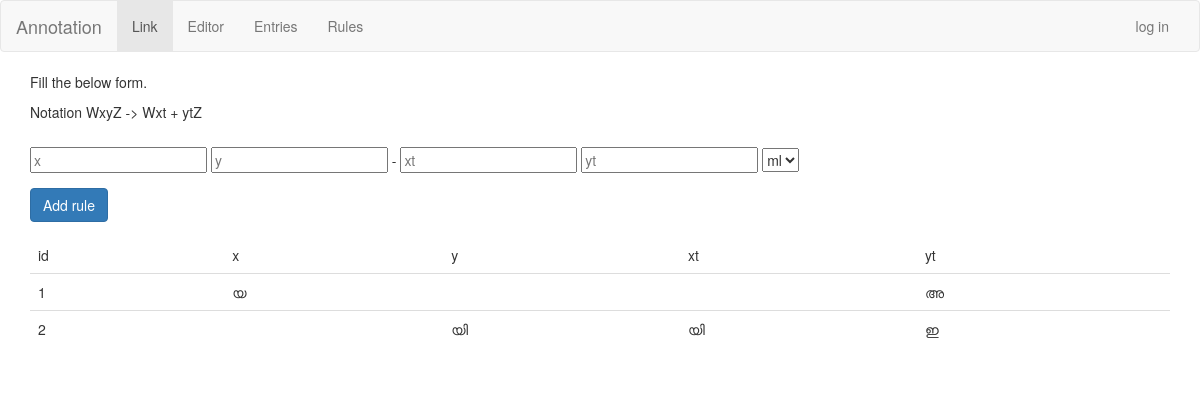
/rules, run on an earlier commit of the app's database.
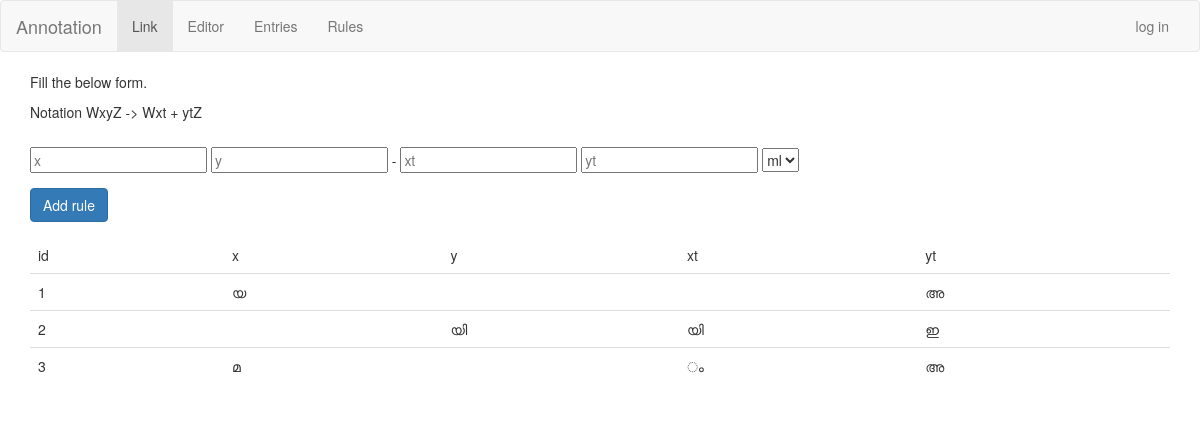
And on a later commit of the database.
### tables this page shows
CREATE TABLE rules (
    id integer primary key autoincrement,
    x string not null,
    y string not null,
    xt string not null,
    yt string not null,
    lang string not null
);

### annotation.py (the view)
@app.route('/rules', methods=['GET'])
def rule_editor():
    cursor = g.db.execute('SELECT * from rules');
    rules = [dict(rid=row[0],
        x=row[1], y = row[2], xt=row[3], yt=row[4], lang=row[5]) for row in cursor.fetchall()]
    return render_template('rule_editor.html', rules=rules)

### annotation.py (called while the page is built)
def connect_db():
    return sqlite3.connect(app.config['DATABASE'])

@app.before_request
def before_request():
    g.db = connect_db()

@app.teardown_request
def teardown_request(exception):
    db = getattr(g, 'db', None)
    if db is not None:
        db.close()

### templates/rule_editor.html
{% extends "layout.html" %}
{% block body %}
<form method="POST" action="/rules">
    <fieldset class="form-group">
        <p>Fill the below form.</p>
        <p>Notation WxyZ -> Wxt + ytZ </p>
    </fieldset>
    <fieldset class="form-group">
        <input type="text" name="x" placeholder="x" ></input>
        <input type="text" name="y" placeholder="y" ></input>
        -
        <input type="text" name="xt" placeholder="xt"></input>
        <input type="text" name="yt" placeholder="yt"></input>
        <select name="lang">
            <option>ml</option>
        </select>
    </fieldset>
    <fieldset class="form-group">
        <button class="btn btn-primary">Add rule</button>
    </fieldset>
</form>
<div class="row">
    <div class="col-md-12 col xs-12">
    <table class="table">
        <thead>
            <tr>
            <td> id </td>
            <td> x </td>
            <td> y </td>
            <td> xt </td>
            <td> yt </td>
            </tr>
        </thead>
        <tbody>
        {% for rule in rules %}
        <tr>
            <td>{{rule.rid}} </td>
            <td>{{rule.x}} </td>
            <td>{{rule.y}}</td>
            <td>{{rule.xt}} </td>
            <td>{{rule.yt}}</td>
        </tr>
        {% endfor %}
        </tbody>
    </table>
    </div>
</div>
{% endblock %}

What changed in the data, as far as the page shows it:
added rules: rid "3", x "മ", xt "ം", yt "അ"
